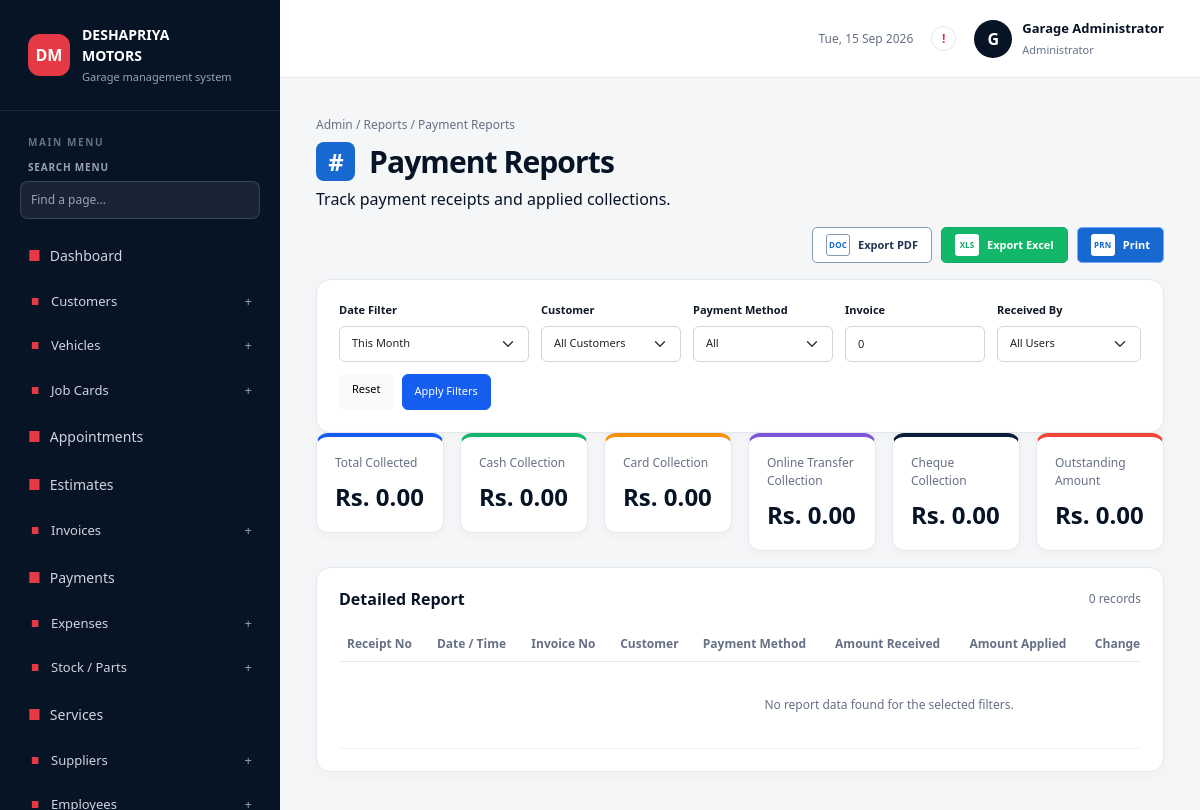
Page /index.php?page=admin&section=reports-payments (signed in) on the committed database.
### tables this page shows
CREATE TABLE IF NOT EXISTS `users` (
    `id` BIGINT UNSIGNED NOT NULL AUTO_INCREMENT,
    `name` VARCHAR(120) NOT NULL,
    `username` VARCHAR(80) NULL,
    `email` VARCHAR(190) NULL,
    `mobile` VARCHAR(40) NULL,
    `role` ENUM('administrator', 'cashier') NOT NULL DEFAULT 'cashier',
    `status` ENUM('active', 'inactive') NOT NULL DEFAULT 'active',
    `last_login_at` DATETIME NULL,
    `password` VARCHAR(255) NOT NULL,
    `created_at` TIMESTAMP NULL DEFAULT CURRENT_TIMESTAMP,
    `updated_at` TIMESTAMP NULL DEFAULT CURRENT_TIMESTAMP ON UPDATE CURRENT_TIMESTAMP,
    PRIMARY KEY (`id`),
    UNIQUE KEY `users_email_unique` (`email`),
    UNIQUE KEY `users_username_unique` (`username`)
);

### views/reports.php (the view, shortened to what the rows shown need)
<?php
$definition = $report['definition'];
$filters = $report['filters'];
$lookups = $report['lookups'];
$columns = $report['columns'];
$rows = $report['rows'];
$cards = $report['cards'];
$printMode = $printMode ?? false;
$isSalesReport = $section === 'reports-sales';
$sectionTitle = $definition['title'];
?>
<div class="admin-page-heading report-page-heading">
    <div>
        <div class="breadcrumb-line">Admin / Reports / <?= e($sectionTitle) ?></div>
        <h1 class="report-title"><span class="report-title-icon">#</span><?= e($sectionTitle) ?></h1>
        <p><?= $isSalesReport ? 'View sales performance, service income, spare parts sales and other revenue details.' : e($definition['subtitle']) ?></p>
    </div>
    <?php if (!$printMode): ?>
        <div class="report-actions no-print">
            <a class="btn report-action report-action-pdf" href="index.php?page=admin&amp;section=<?= e($section) ?>&amp;<?= e(report_query_string(['mode' => 'print'])) ?>" target="_blank"><span class="report-action-icon">DOC</span> Export PDF</a>
            <a class="btn report-action report-action-excel" href="index.php?page=admin&amp;section=<?= e($section) ?>&amp;<?= e(report_query_string(['export' => 'excel'])) ?>"><span class="report-action-icon">XLS</span> Export Excel</a>
            <a class="btn report-action report-action-print" href="index.php?page=admin&amp;section=<?= e($section) ?>&amp;<?= e(report_query_string(['mode' => 'print'])) ?>" target="_blank"><span class="report-action-icon">PRN</span> Print</a>
        </div>
    <?php endif; ?>
</div>
<?php if ($isSalesReport): ?>
<section class="admin-panel report-filter-panel report-sales-filter-panel no-print">
    <form method="get" class="report-filter-form report-sales-filter-form">
        <input type="hidden" name="page" value="admin">
        <input type="hidden" name="section" value="reports-sales">
        <div class="report-date-tabs" role="tablist" aria-label="Date range">
            <?php foreach (['today' => 'Today', 'week' => 'This Week', 'month' => 'This Month', 'custom' => 'Custom Date'] as $dateMode => $dateLabel): ?>
                <button type="button" class="report-date-tab <?= $filters['date_mode'] === $dateMode ? 'active' : '' ?>" data-date-mode="<?= e($dateMode) ?>"><?= e($dateLabel) ?></button>
            <?php endforeach; ?>
        </div>
        <label class="report-sales-date-field <?= $filters['date_mode'] === 'custom' ? '' : 'd-none' ?>" data-custom-date>
            From Date
            <input class="form-control" type="date" name="from_date" value="<?= e($filters['from_date']) ?>">
        </label>
        <label class="report-sales-date-field <?= $filters['date_mode'] === 'custom' ? '' : 'd-none' ?>" data-custom-date>
            To Date
            <input class="form-control" type="date" name="to_date" value="<?= e($filters['to_date']) ?>">
        </label>
        <input type="hidden" name="date_mode" value="<?= e($filters['date_mode']) ?>" data-date-mode-input>
        <label>Invoice Type
            <select class="form-select" name="invoice_type">
                <option value="">All Types</option>
                <option value="job_card" <?= $filters['invoice_type'] === 'job_card' ? 'selected' : '' ?>>Job Card</option>
                <option value="quick" <?= $filters['invoice_type'] === 'quick' ? 'selected' : '' ?>>Quick Invoice</option>
            </select>
        </label>
        <label>Customer
            <select class="form-select" name="customer_id">
                <option value="0">All Customers</option>
                <?php foreach ($lookups['customers'] as $customer): ?>
                    <option value="<?= (int) $customer['id'] ?>" <?= $filters['customer_id'] === (int) $customer['id'] ? 'selected' : '' ?>><?= e($customer['name']) ?></option>
                <?php endforeach; ?>
            </select>
        </label>
        <label>Payment Status
            <select class="form-select" name="payment_status">
                <option value="">All Status</option>
                <option value="paid" <?= $filters['payment_status'] === 'paid' ? 'selected' : '' ?>>Paid</option>
                <option value="partial" <?= $filters['payment_status'] === 'partial' ? 'selected' : '' ?>>Partial</option>
                <option value="due" <?= $filters['payment_status'] === 'due' ? 'selected' : '' ?>>Due</option>
            </select>
        </label>
        <div class="report-filter-actions">
            <button class="btn btn-primary" type="submit">Apply Filters</button>
            <a class="btn btn-light" href="index.php?page=admin&amp;section=reports-sales">Reset</a>
        </div>
    </form>
</section>
<?php else: ?>
<section class="admin-panel report-filter-panel no-print">
    <form method="get" class="report-filter-form">
        <label>
            Date Filter
            <select class="form-select" name="date_mode">
                <option value="month" <?= $filters['date_mode'] === 'month' ? 'selected' : '' ?>>This Month</option>
            </select>
        </label>
        <?php if ($section === 'reports-customers' || $section === 'reports-vehicles' || $section === 'reports-payments'): ?>
            <label>
                Customer
                <select class="form-select" name="customer_id">
                    <option value="0">All Customers</option>
                </select>
            </label>
        <?php endif; ?>
        <?php if ($section === 'reports-payments'): ?>
            <label>
                Payment Method
                <select class="form-select" name="payment_method">
                    <option value="">All</option>
                </select>
            </label>
            <label>
                Invoice
                <input class="form-control" type="number" min="1" name="invoice_id" value="<?= e((string) $filters['invoice_id']) ?>" placeholder="Invoice ID">
            </label>
            <label>
                Received By
                <select class="form-select" name="received_by">
                    <option value="0">All Users</option>
                </select>
            </label>
        <?php endif; ?>
        <div class="report-filter-actions">
            <a class="btn btn-light" href="index.php?page=admin&amp;section=<?= e($section) ?>">Reset</a>
            <button class="btn btn-primary" type="submit">Apply Filters</button>
        </div>
    </form>
</section>
<?php endif; ?>
<div class="row g-3 report-cards <?= $isSalesReport ? 'report-sales-cards' : '' ?>">
    <?php foreach ($cards as $card): ?>
        <div class="col-sm-6 col-xl-<?= count($cards) >= 6 ? '2' : '3' ?>">
            <div class="admin-kpi report-kpi report-tone-<?= e($card['tone'] ?: 'blue') ?>">
                <div><span><?= e($card['label']) ?></span>
                <strong><?= ($card['currency'] ?? true) ? 'Rs. ' : '' ?><?= e($card['value']) ?></strong>
                <?php if ($isSalesReport): ?><small>Current selected period</small><?php endif; ?></div>
            </div>
        </div>
    <?php endforeach; ?>
</div>
<section class="admin-panel report-table-panel <?= $isSalesReport ? 'report-sales-details' : '' ?>">
    <div class="panel-heading">
        <h2><?= $isSalesReport ? '<span class="report-panel-icon">+</span> Sales Details' : 'Detailed Report' ?></h2>
        <span class="muted-label"><?= number_format((int) $report['total_rows']) ?> records</span>
    </div>
    <div class="table-responsive">
        <table class="table admin-table report-table">
            <thead>
                <tr>
                    <?php foreach ($columns as $label): ?><th><?= e($label) ?></th><?php endforeach; ?>
                </tr>
            </thead>
            <tbody>
                <?php if (!$rows): ?>
                    <tr><td colspan="<?= count($columns) ?>" class="empty-table">No report data found for the selected filters.</td></tr>
                <?php else: foreach ($rows as $row): ?>
                    <tr>
                        <?php foreach (array_keys($columns) as $key): ?>
                            <td><?= e(report_cell_display($key, $row[$key] ?? '')) ?></td>
                        <?php endforeach; ?>
                    </tr>
                <?php endforeach; endif; ?>
            </tbody>
        </table>
    </div>
</section>

### includes/header.php (shortened to what the rows shown need)
<?php $user = current_user(); $isAdmin = $user['role'] === 'administrator'; $pendingCashHandoverCount = 0; $pendingAdvanceRequestCount = 0; if ($isAdmin) { try { require_once __DIR__ . '/cashier-advances.php'; ensure_cashier_advance_table(); $pendingCashHandoverCount = (int) database()->query("SELECT COUNT(*) FROM cashier_registers WHERE handover_status = 'pending'")->fetchColumn(); $pendingAdvanceRequestCount = (int) database()->query("SELECT COUNT(*) FROM cashier_advance_requests WHERE status = 'pending'")->fetchColumn(); } catch (Throwable $ignored) {} } ?>
<!doctype html>
<html lang="en">
<head>
    <link href="https://cdn.jsdelivr.net/npm/bootstrap@5.3.3/dist/css/bootstrap.min.css" rel="stylesheet">
    <link href="assets/css/style.css?v=<?= (int) filemtime(__DIR__ . '/../assets/css/style.css') ?>" rel="stylesheet">
    <?php if (strpos((string) ($section ?? ''), 'reports-') === 0): ?><link href="assets/css/reports.css?v=<?= (int) filemtime(__DIR__ . '/../assets/css/reports.css') ?>" rel="stylesheet"><link href="assets/css/reports-overrides.css?v=<?= (int) filemtime(__DIR__ . '/../assets/css/reports-overrides.css') ?>" rel="stylesheet"><?php endif; ?>
</head>
<body class="<?= $isAdmin ? 'admin-user' : 'cashier-user' ?>">
<?php $referenceLayout = $isAdmin && (strpos((string) ($section ?? ''), 'customers') === 0 || strpos((string) ($section ?? ''), 'vehicles') === 0 || strpos((string) ($section ?? ''), 'suppliers') === 0 || strpos((string) ($section ?? ''), 'employees') === 0 || strpos((string) ($section ?? ''), 'jobcards') === 0); ?>
<div class="app-shell <?= $referenceLayout ? 'customer-layout' : '' ?> <?= ($section ?? '') === 'vehicles' ? 'vehicle-list-page' : '' ?>">
    <div class="main-area">
        <header class="topbar <?= $isAdmin ? 'admin-topbar' : '' ?>">
            <div class="topbar-tools"><span class="header-date d-none d-md-inline"><?= date('D, d M Y') ?></span><?php if ($isAdmin): ?><a class="notification-dot <?= ($pendingCashHandoverCount + $pendingAdvanceRequestCount) > 0 ? 'notification-active' : '' ?>" href="index.php?page=admin&amp;section=cashier-advance-requests" aria-label="Notifications" title="Advance requests and cash handovers"><?= ($pendingCashHandoverCount + $pendingAdvanceRequestCount) > 0 ? ($pendingCashHandoverCount + $pendingAdvanceRequestCount) : '!' ?></a><?php else: ?><span class="notification-dot" aria-label="Notifications">!</span><?php endif; ?><div class="user-chip"><div class="avatar"><?= e(strtoupper(substr($user['name'], 0, 1))) ?></div><div class="d-none d-sm-block"><strong><?= e($user['name']) ?></strong><small><?= e(ucfirst($user['role'])) ?></small></div></div></div>
        </header>
        <main class="content-area">

### rows in the picture
users: name "G", name "Garage Administrator", role "Administrator"

### other values in the picture
$group "Dashboard"
$group "Customers"
$group "Vehicles"
$group "Job Cards"
$group "Appointments"
$group "Estimates"
$group "Invoices"
$group "Payments"
$group "Expenses"
$group "Stock / Parts"
$group "Services"
$group "Suppliers"
$sectionTitle "Payment Reports"
$definition['subtitle'] "Track payment receipts and applied collections."
$card['label'] "Total Collected"
